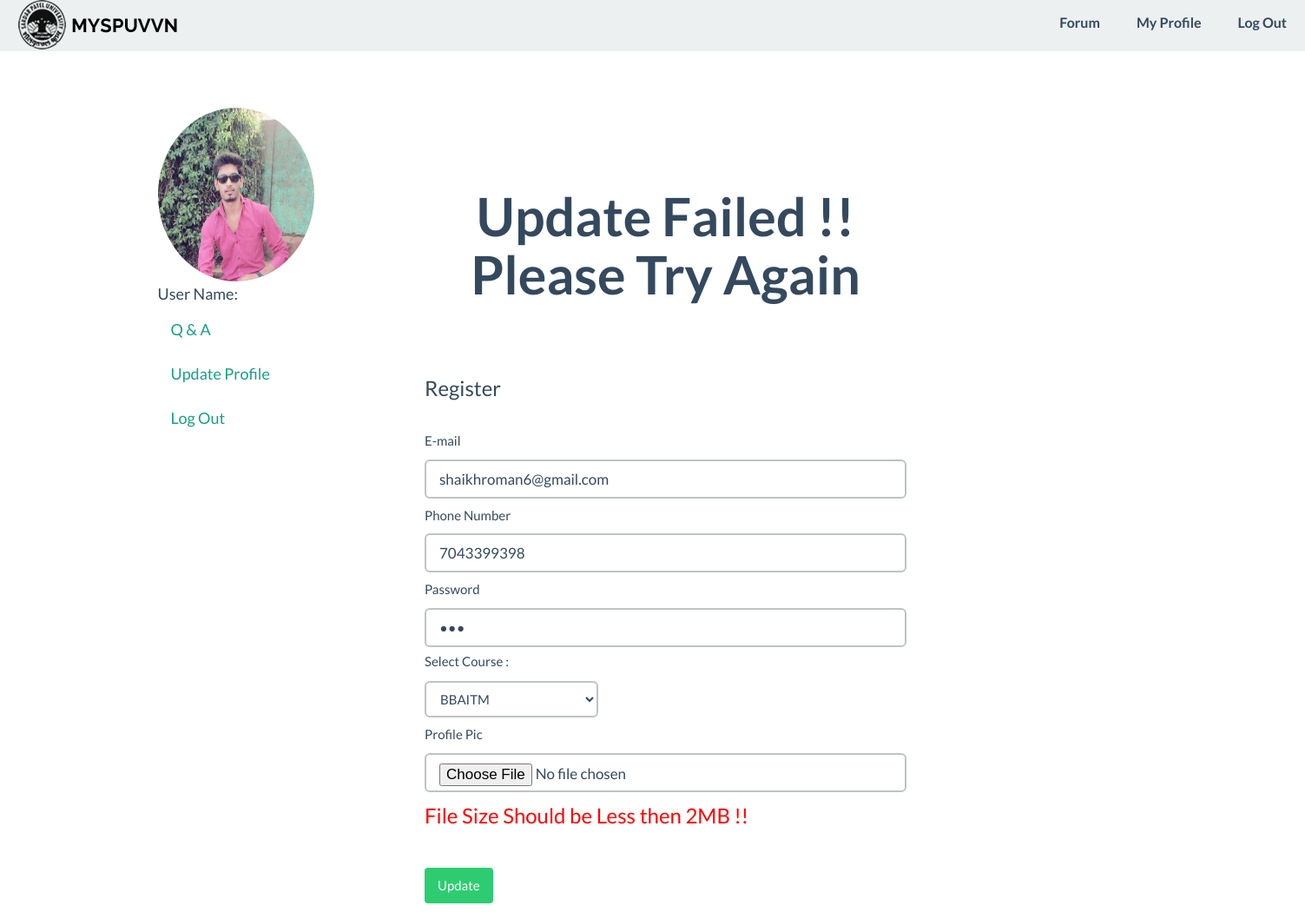
/file_size.php (signed in), run on the app's committed database.
### tables this page shows
CREATE TABLE IF NOT EXISTS `users` (
  `uid` int(25) NOT NULL AUTO_INCREMENT,
  `username` varchar(25) NOT NULL,
  `password` varchar(20) NOT NULL,
  `email` varchar(50) NOT NULL,
  `phonenumber` varchar(10) NOT NULL,
  `photo` varchar(200) NOT NULL,
  `course` varchar(50) NOT NULL,
  `sem` varchar(20) NOT NULL,
  PRIMARY KEY (`uid`),
  UNIQUE KEY `username` (`username`)
);

### file_size.php (the view, shortened to what this page needs)
<?php
	include("connection/connect.php");
	$sq="select username,password,email,phonenumber,photo from users where username= '".$_SESSION['user_logged']."'";
	$result = mysqli_query($conn,$sq);
	if($result)
	{
	$row=mysqli_fetch_row($result);
	$password=$row[1];
	$email=$row[2];
	$phonenumber=$row[3];
	$photo=$row[4];
	}
	else
	{
	}
?>
<html>
	<head>
		<link rel="stylesheet" type="text/css" href="css/bootstrap.min.css"/>
		<link rel="stylesheet" type="text/css" href="css/flat-ui.min.css"/>
		<link rel="stylesheet" type="text/css" href="css/style.css"/>
	</head>
<body background="images/bg1.jpg">
<?php include("menu_header_logged.php");?>
<br>
<br>
<br>
<br>
<div class="container">
    <div class="row profile">
		<div class="col-md-3">
			<div class="profile-sidebar">
				<div class="profile-userpic">
					<img src="<?php echo $photo ?>" class="img-circle" alt="" height="200" width="180">
				</div>
				<div class="profile-usertitle">
					<div class="profile-usertitle-name">
						User Name:
					</div>
				</div>
				<div class="profile-usermenu">
					<ul class="nav">
						<li class="active">
							<a href="">
							Q & A </a>
						</li>
                        <li>
							<a href="profile_update.php">
							Update Profile </a>
						</li>
						<li>
							<a href="logout.php">
							Log Out </a>
						</li>
					</ul>
				</div>
			</div>
		</div>
		<div class="col-md-1">
            <div class="profile-content">
			   <div class="container" >
  <div class="row">
  	<div class="col-md-6">
    		<br /><br /><center><h1>Update Failed !! <br />Please Try Again </h1></center><br /><br />
          <form class="form-horizontal" enctype="multipart/form-data" action="profile_update_1.php" method="POST">
          <fieldset>
            <div id="legend">
              <legend class="">Register</legend>
            </div>
            <div class="control-group">
              <label class="control-label" for="email">E-mail</label>
              <div class="controls">
                <input type="email" id="email" name="email" placeholder="" class="form-control input-lg" required  value="<?php echo $email   ?>" >
              </div>
            </div>
            <div class="control-group">
              <label class="control-label" for="email">Phone Number</label>
              <div class="controls">
                <input type="phonenumber" id="phonenumber" name="phonenumber" placeholder="" class="form-control input-lg" required value="<?php echo $phonenumber   ?>" >
              </div>
            </div>
            <div class="control-group">
              <label class="control-label" for="password">Password</label>
              <div class="controls">
                <input type="password" id="password" name="password" placeholder="" class="form-control input-lg" required  value="<?php echo $password  ?>">
              </div>
            </div>
            <label for="course">Select Course :</label>
              	<select name="course" class="form-control" style="width:200px">
                	<optgroup label="UG-Courses">
                	<?php
								include("connection/connect.php");
								$q="select * from ug_courses ;";
								$result=mysqli_query($conn,$q);
									?><option>No Course Available</option><?php
								while($row=mysqli_fetch_assoc($result))
								{
								?><option><?php echo $row['c_name'];?></option><?php
								}
					?>
								</optgroup>
                    </select>
         	<div class="control-group">
              <label class="control-label" for="password">Profile Pic</label>
              <div class="controls">
                <input type="file" id="photo" accept="image/*" name="photo" placeholder="" class="form-control input-lg" required  value="<?php echo $photo  ?>">
                <h6><font color="#FF0000">File Size Should be Less then 2MB !!</font></h6>
              </div>
            </div>
         <br>
            <div class="control-group">
              <div class="controls">
                <button name="update" value="update" class="btn btn-success">Update</button>
              </div>
            </div>
          </fieldset>
        </form>
    </div>
  </div>
</div>
            </div>
		</div>
        <div class="col-md-8">
        </div>
	</div>
</div>
</body>
</html>

### data on the page
users: photo (picture), email "shaikhroman6@gmail.com", phonenumber "7043399398"

### other printed values
form field course "BBAITM"
